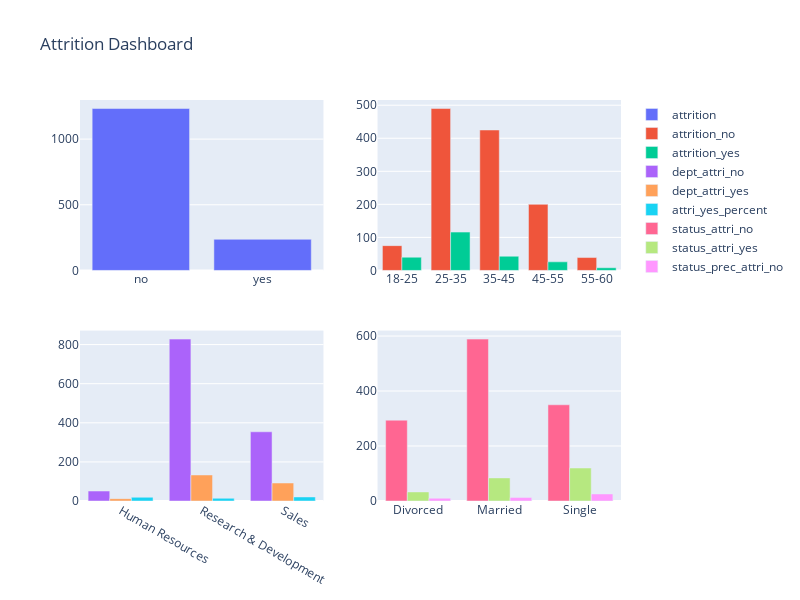

This figure's notebook cell:
### Code cell
from plotly.subplots import make_subplots
import plotly.graph_objects as go

fig = make_subplots(rows=2, cols=2)

fig.add_trace(go.Bar(name='attrition',x=['no','yes'], y=d2.Age),1,1)

fig.add_trace(go.Bar(name='attrition_no',x=['18-25','25-35','35-45','45-55','55-60'],y=d1['No']),1,2)
fig.add_bar(name='attrition_yes',x=['18-25','25-35','35-45','45-55','55-60'], y=d1['Yes'], row=1, col=2)

fig.add_trace(go.Bar(name='dept_attri_no',x=d3.index,y=d3['No']),2,1)
fig.add_bar(name='dept_attri_yes',x=d3.index, y=d3['Yes'], row=2, col=1)
fig.add_bar(name='attri_yes_percent',x=d3.index,y=d3['prec'],row=2,col=1)

fig.add_trace(go.Bar(name='status_attri_no',x=d4.index,y=d4['No']),2,2)
fig.add_bar(name='status_attri_yes',x=d4.index,y=d4['Yes'],row=2,col=2)
fig.add_bar(name='status_prec_attri_no',x=d4.index,y=d4['prec'],row=2,col=2)            

fig.update_layout(height=600, width=800, title_text="Attrition Dashboard")
fig.show()

### Figure 1 — Plotly figure (JSON) as saved in the notebook; plotly's stock layout.template omitted (floating-point values rounded to 4 significant figures)
{"data": [{"name": "attrition", "type": "bar", "x": ["no", "yes"], "xaxis": "x", "y": [1233, 237], "yaxis": "y"}, {"name": "attrition_no", "type": "bar", "x": ["18-25", "25-35", "35-45", "45-55", "55-60"], "xaxis": "x2", "y": [75, 490, 425, 200, 39], "yaxis": "y2"}, {"name": "attrition_yes", "type": "bar", "x": ["18-25", "25-35", "35-45", "45-55", "55-60"], "xaxis": "x2", "y": [40, 116, 43, 26, 8], "yaxis": "y2"}, {"name": "dept_attri_no", "type": "bar", "x": ["Human Resources", "Research & Development", "Sales"], "xaxis": "x3", "y": [51, 828, 354], "yaxis": "y3"}, {"name": "dept_attri_yes", "type": "bar", "x": ["Human Resources", "Research & Development", "Sales"], "xaxis": "x3", "y": [12, 133, 92], "yaxis": "y3"}, {"name": "attri_yes_percent", "type": "bar", "x": ["Human Resources", "Research & Development", "Sales"], "xaxis": "x3", "y": [19.05, 13.84, 20.63], "yaxis": "y3"}, {"name": "status_attri_no", "type": "bar", "x": ["Divorced", "Married", "Single"], "xaxis": "x4", "y": [294, 589, 350], "yaxis": "y4"}, {"name": "status_attri_yes", "type": "bar", "x": ["Divorced", "Married", "Single"], "xaxis": "x4", "y": [33, 84, 120], "yaxis": "y4"}, {"name": "status_prec_attri_no", "type": "bar", "x": ["Divorced", "Married", "Single"], "xaxis": "x4", "y": [10.09, 12.48, 25.53], "yaxis": "y4"}], "layout": {"height": 600, "title": {"text": "Attrition Dashboard"}, "width": 800, "xaxis": {"anchor": "y", "domain": [0, 0.45]}, "xaxis2": {"anchor": "y2", "domain": [0.55, 1]}, "xaxis3": {"anchor": "y3", "domain": [0, 0.45]}, "xaxis4": {"anchor": "y4", "domain": [0.55, 1]}, "yaxis": {"anchor": "x", "domain": [0.575, 1]}, "yaxis2": {"anchor": "x2", "domain": [0.575, 1]}, "yaxis3": {"anchor": "x3", "domain": [0, 0.425]}, "yaxis4": {"anchor": "x4", "domain": [0, 0.425]}}}
